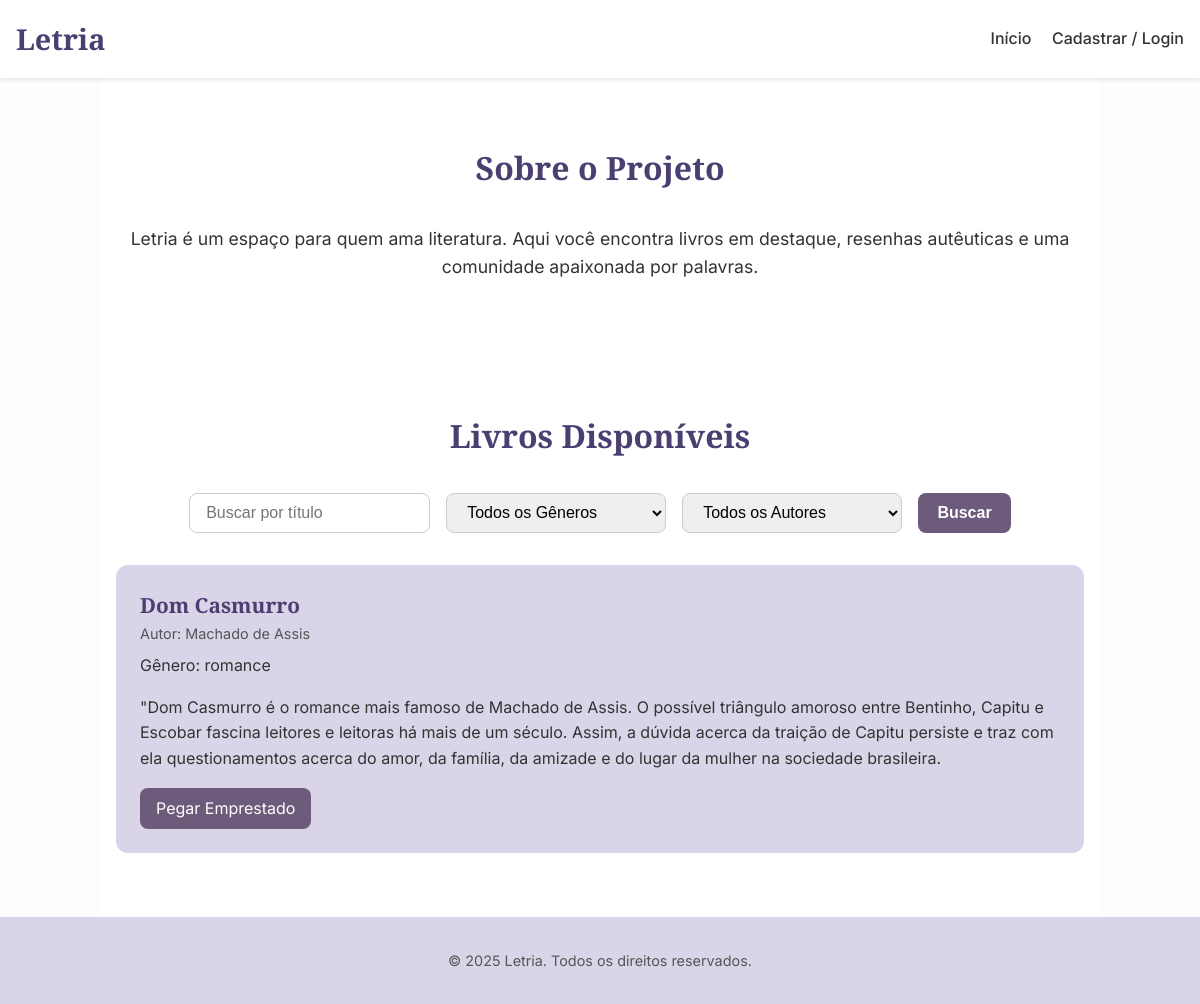
The page / on the database its author committed.
### models.py (models this page shows)
class Livro(Base):
    __tablename__ = "livros"
    id = Column(Integer, primary_key=True, index=True)
    titulo = Column(String, nullable=False)
    descricao = Column(Text)
    ano_publicacao = Column(Integer)
    genero = Column(String)
    capa_url = Column(String)
    autor_id = Column(Integer, ForeignKey("autores.id"))
    disponibilidade = Column(Boolean, default=True)
    autor = relationship("Autor", back_populates="livros")
    emprestimos = relationship("Emprestimo", back_populates="livro")

class Autor(Base):
    __tablename__ = "autores"
    id = Column(Integer, primary_key=True, index=True)
    nome = Column(String, nullable=False)
    biografia = Column(Text)
    livros = relationship("Livro", back_populates="autor")

### main.py (the view)
@app.get("/")
def homepage(
    request: Request,
    busca_titulo: str = "",
    genero: str = "",
    autor_id: str = "",
    db: Session = Depends(get_db)
):
    query = db.query(Livro)
    if busca_titulo:
        query = query.filter(Livro.titulo.ilike(f"%{busca_titulo}%"))
    if genero:
        query = query.filter(Livro.genero == genero)
    if autor_id:
        query = query.filter(Livro.autor_id == int(autor_id))
    livros = query.order_by(Livro.id.desc()).all()
    generos = [row[0] for row in db.query(Livro.genero).distinct().all()]
    autores = db.query(Autor).all()
    return templates.TemplateResponse("index.html", {
        "request": request,
        "livros": livros,
        "generos": generos,
        "autores": autores,
        "genero": genero,
        "autor_id": autor_id,
        "sucesso": False
    })

### templates/index.html (shortened to what this page needs)
<!DOCTYPE html>
<html lang="pt-br">
<head>
</head>
<body>
  <header class="cabecalho">
    <div class="conteudo-cabecalho">
      <h1 class="logo">Letria</h1>
      <nav class="navegacao">
        <a href="/">Início</a>
        <a href="/usuario"> Cadastrar / Login</a>
      </nav>
    </div>
  </header>
  <main class="conteudo-centralizado">
    <section id="sobre" class="sessao-sobre">
      <h2 class="titulo-secao">Sobre o Projeto</h2>
      <p class="texto-secao">
        Letria é um espaço para quem ama literatura. Aqui você encontra livros em destaque, resenhas autêuticas e uma comunidade apaixonada por palavras.
      </p>
    </section>
    <section id="destaques" class="sessao-livros">
      <h2 class="titulo-secao">Livros Disponíveis</h2>
      <form method="get" action="/" class="form-filtro">
        <input type="text" name="busca_titulo" placeholder="Buscar por título">
        <select name="genero">
          <option value="">Todos os Gêneros</option>
        </select>
        <select name="autor_id">
          <option value="">Todos os Autores</option>
        </select>
        <button type="submit">Buscar</button>
      </form>
      <section id="lista-livros" class="grade-livros">
        {% for livro in livros %}
          <article class="livro-destacado">
            <h3 class="titulo-livro">{{ livro.titulo }}</h3>
            <p class="autor-livro">Autor: {{ livro.autor.nome }}</p>
            <p class="descricao-livro">Gênero: {{ livro.genero }}</p>
            <p class="descricao-livro">{{ livro.descricao }}</p>
            <a href="/usuario" class="botao-ler-mais">Pegar Emprestado</a>
          </article>
        {% else %}
          <p>Nenhum livro encontrado.</p>
        {% endfor %}
      </section>
    </section>
  </main>
  <footer class="rodape">
    <p>&copy; 2025 Letria. Todos os direitos reservados.</p>
  </footer>
</body>
</html>

### templates/index.html (style rules this page uses)
:root { --cor-primaria: #4B3F72; --cor-secundaria: #D9D4E7; --cor-fundo: #FDFDFD; --cor-texto: #333333; --cor-botao: #6C5B7B; --cor-botao-hover: #5A4E69; --fonte-titulo: 'Playfair Display', serif; --fonte-texto: 'Inter', sans-serif; }
* { margin: 0; padding: 0; box-sizing: border-box; }
body { font-family: var(--fonte-texto); background-color: var(--cor-fundo); color: var(--cor-texto); line-height: 1.6; }
.cabecalho { background-color: white; box-shadow: 0 2px 4px rgba(0,0,0,0.1); position: sticky; top: 0; z-index: 100; padding: 1rem 0; }
.conteudo-cabecalho { max-width: 1200px; margin: 0 auto; display: flex; justify-content: space-between; align-items: center; padding: 0 1rem; }
.logo { font-family: var(--fonte-titulo); font-size: 1.8rem; color: var(--cor-primaria); }
.navegacao a { margin-left: 1rem; text-decoration: none; color: var(--cor-texto); font-weight: 500; transition: color 0.3s; }
.sessao-sobre, .sessao-livros, .sessao-resenhas { padding: 4rem 1rem; background-color: white; }
.titulo-secao { text-align: center; font-family: var(--fonte-titulo); font-size: 2rem; margin-bottom: 2rem; color: var(--cor-primaria); }
.conteudo-centralizado { max-width: 1000px; margin: 0 auto; }
.texto-secao { font-size: 1.1rem; text-align: center; color: var(--cor-texto); }
.grade-livros { display: grid; grid-template-columns: repeat(auto-fit, minmax(280px, 1fr)); gap: 2rem; margin-top: 2rem; }
.livro-destacado { background-color: var(--cor-secundaria); border-radius: 12px; padding: 1.5rem; transition: transform 0.3s, box-shadow 0.3s; }
.titulo-livro { font-family: var(--fonte-titulo); color: var(--cor-primaria); font-size: 1.3rem; }
.autor-livro { font-size: 0.9rem; color: #555; margin-bottom: 0.5rem; }
.descricao-livro { margin-bottom: 1rem; }
.botao-ler-mais { text-decoration: none; background-color: var(--cor-botao); color: white; padding: 0.5rem 1rem; border-radius: 8px; transition: background-color 0.3s; display: inline-block; }
.rodape { text-align: center; padding: 2rem 1rem; font-size: 0.9rem; background-color: var(--cor-secundaria); color: #555; }
.form-filtro { display: flex; justify-content: center; flex-wrap: wrap; gap: 1rem; margin-bottom: 2rem; }
.form-filtro input[type="text"], .form-filtro select { padding: 0.6rem 1rem; border-radius: 8px; border: 1px solid #ccc; font-size: 1rem; min-width: 220px; }
.form-filtro button { padding: 0.6rem 1.2rem; background-color: var(--cor-botao); color: white; border: none; border-radius: 8px; font-size: 1rem; font-weight: bold; cursor: pointer; transition: background-color 0.3s; }

### rows shown on the page
Livro: titulo "Dom Casmurro", autor.nome "Machado de Assis", genero "romance", descricao "\"Dom Casmurro é o romance mais famoso de Machado de Assis. O possível triângulo amoroso entre Bentinho, Capitu e Escobar fascina leitores e leitoras há mais de um século. Assim, a dúvida acerca da traição de Capitu persiste e traz com ela questionamentos acerca do amor, da família, da amizade e do lugar da mulher na sociedade brasileira."
